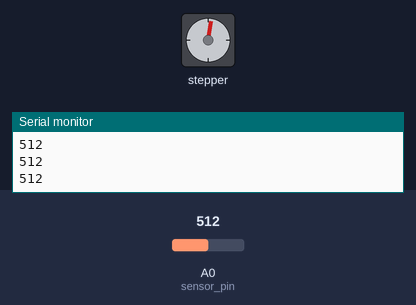
A sketch run on a simulated Arduino Uno, built with avr-gcc and run on an emulated ATmega328P. On the bench: stepper motor, the last lines printed to the serial monitor. The test bench sets the inputs (shaded band); at power-on: A0 (sensor_pin) = 512. Stepper angles assume 200 steps per turn.

Above: at 1.8 s.
1.9 s: A0 (sensor_pin) set to 850
At 5.5 s:
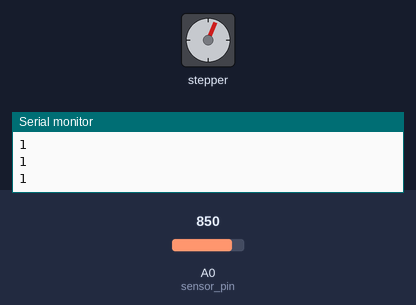
At 10.6 s:
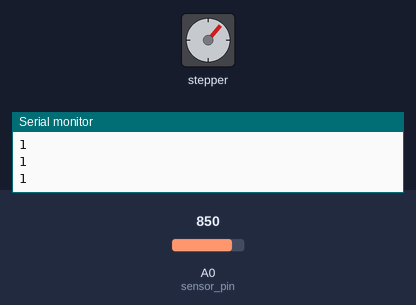
Timing chart, 0 to 17.8 s (numbered marks = the images above; inputs shaded):
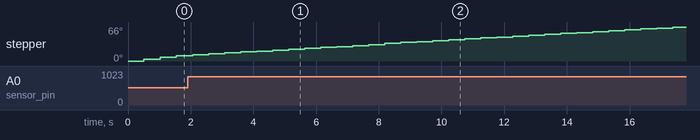

The sketch:

arduino_code.ino
```cpp
#include <Stepper.h>

// initialize the stepper library on pins 8 through 11:
Stepper myStepper(200, 8, 9, 10, 11);

int sensor_pin = A0;
int threshold = 840; // threshold to differentiate black and white
int total_steps_taken = 0;
int sensor_value;
int width;

void setup() {
  // set the speed at 60 rpm:
  myStepper.setSpeed(30);
  Serial.begin(9600);
}

int calc_width() {
  // count the number of step until the next white
  int count = 1;
  while(sensor_value < threshold) {
    myStepper.step(1);
    total_steps_taken += 1;
    delay(100);
    sensor_value = analogRead(sensor_pin);
    count++;
  }

  return count;
}


void loop() {
//  myStepper.step(1);
//  count++;
//  Serial.println(count);
//  delay(200);
//
  sensor_value = analogRead(sensor_pin);
  Serial.println(sensor_value);
  delay(500);
//  myStepper.step(2);


  // keep moving until black is detected
  while(sensor_value < threshold) {
    myStepper.step(2);
    total_steps_taken += 2;
    delay(500);
    sensor_value = analogRead(sensor_pin);
    Serial.println(sensor_value);
  }

  width = calc_width();

  // now the value of width is the number of steps to cover a single black strip

  int count = 0;

  // take reading after every "width" number of steps
  Serial.println("start");
  while(1) {
    myStepper.step(width);
    total_steps_taken += width;
    count++;
    sensor_value = analogRead(sensor_pin);
    if (sensor_value < threshold) {
      Serial.println("0");
    }
    else {
      Serial.println("1");
    }
    delay(500);

//    if (count == 88) {
//      Serial.println("stop");
//      break;
//    }
  }
}
```
